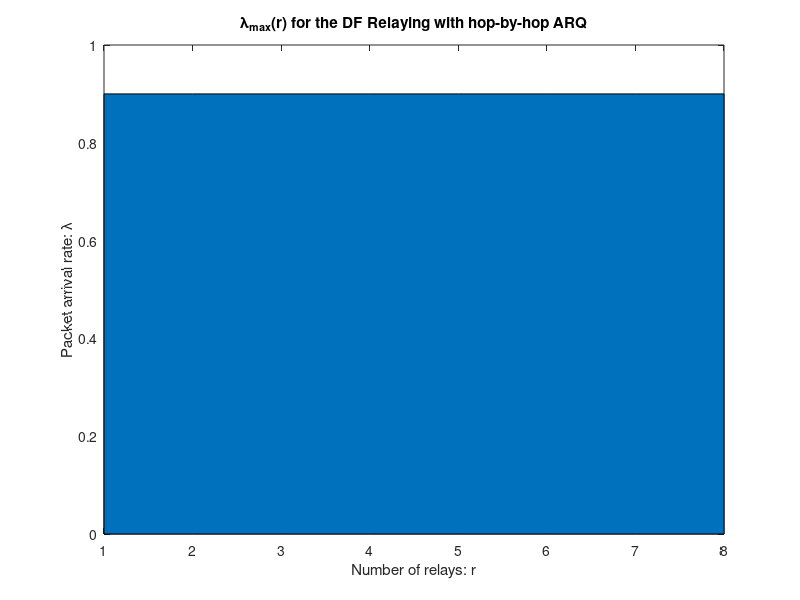

Write MATLAB code to recreate this figure.
r = linspace(1,8,8);
lambda1 = 0.9 + 0*r;
lambda2 = 1.8 + 0*r;
plot(r, lambda1, r, lambda2);
area(r, lambda1);
xlabel('Number of relays: r');
ylabel('Packet arrival rate: \lambda');
title('\lambda_{max}(r) for the DF Relaying with hop-by-hop ARQ');